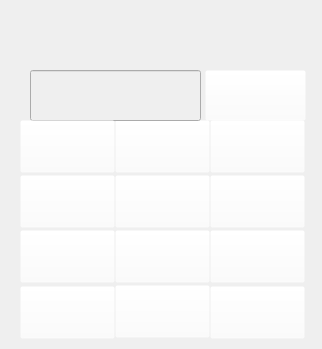
<?xml version="1.0" encoding="UTF-8"?>
<ui version="4.0">
 <class>AuthenticationForm</class>
 <widget class="QWidget" name="AuthenticationForm">
  <property name="geometry">
   <rect>
    <x>0</x>
    <y>0</y>
    <width>322</width>
    <height>349</height>
   </rect>
  </property>
  <property name="windowTitle">
   <string>Enter PIN</string>
  </property>
  <property name="autoFillBackground">
   <bool>false</bool>
  </property>
  <property name="styleSheet">
   <string notr="true">border-width : 0px
</string>
  </property>
  <property name="windowFilePath">
   <string>./pin-b-01.png</string>
  </property>
  <widget class="QPushButton" name="OKButton">
   <property name="geometry">
    <rect>
     <x>20</x>
     <y>286</y>
     <width>95</width>
     <height>53</height>
    </rect>
   </property>
   <property name="focusPolicy">
    <enum>Qt::NoFocus</enum>
   </property>
   <property name="styleSheet">
    <string notr="true">background-color: rgba(255, 255, 255, 0);
image: url(:/images/pin/ok-01.png);
selection-background-color: rgba(255, 255, 255, 0);
selection-color: rgba(255, 255, 255, 0);</string>
   </property>
   <property name="text">
    <string/>
   </property>
  </widget>
  <widget class="QPushButton" name="CancelButton">
   <property name="geometry">
    <rect>
     <x>210</x>
     <y>286</y>
     <width>95</width>
     <height>53</height>
    </rect>
   </property>
   <property name="focusPolicy">
    <enum>Qt::NoFocus</enum>
   </property>
   <property name="styleSheet">
    <string notr="true">background-color: rgba(255, 255, 255, 0);
image: url(:/images/pin/can-01.png);
selection-background-color: rgba(255, 255, 255, 0);
selection-color: rgba(255, 255, 255, 0);</string>
   </property>
   <property name="text">
    <string/>
   </property>
  </widget>
  <widget class="QPushButton" name="backspaceButton">
   <property name="geometry">
    <rect>
     <x>205</x>
     <y>70</y>
     <width>101</width>
     <height>51</height>
    </rect>
   </property>
   <property name="palette">
    <palette>
     <active>
      <colorrole role="WindowText">
       <brush brushstyle="SolidPattern">
        <color alpha="0">
         <red>76</red>
         <green>76</green>
         <blue>76</blue>
        </color>
       </brush>
      </colorrole>
      <colorrole role="Button">
       <brush brushstyle="SolidPattern">
        <color alpha="0">
         <red>255</red>
         <green>255</green>
         <blue>255</blue>
        </color>
       </brush>
      </colorrole>
      <colorrole role="Light">
       <brush brushstyle="SolidPattern">
        <color alpha="0">
         <red>170</red>
         <green>255</green>
         <blue>127</blue>
        </color>
       </brush>
      </colorrole>
      <colorrole role="Midlight">
       <brush brushstyle="SolidPattern">
        <color alpha="0">
         <red>203</red>
         <green>199</green>
         <blue>196</blue>
        </color>
       </brush>
      </colorrole>
      <colorrole role="Dark">
       <brush brushstyle="SolidPattern">
        <color alpha="0">
         <red>255</red>
         <green>255</green>
         <blue>0</blue>
        </color>
       </brush>
      </colorrole>
      <colorrole role="Mid">
       <brush brushstyle="SolidPattern">
        <color alpha="0">
         <red>184</red>
         <green>181</green>
         <blue>178</blue>
        </color>
       </brush>
      </colorrole>
      <colorrole role="Text">
       <brush brushstyle="SolidPattern">
        <color alpha="0">
         <red>60</red>
         <green>60</green>
         <blue>60</blue>
        </color>
       </brush>
      </colorrole>
      <colorrole role="BrightText">
       <brush brushstyle="SolidPattern">
        <color alpha="0">
         <red>255</red>
         <green>255</green>
         <blue>255</blue>
        </color>
       </brush>
      </colorrole>
      <colorrole role="ButtonText">
       <brush brushstyle="SolidPattern">
        <color alpha="0">
         <red>76</red>
         <green>76</green>
         <blue>76</blue>
        </color>
       </brush>
      </colorrole>
      <colorrole role="Base">
       <brush brushstyle="SolidPattern">
        <color alpha="0">
         <red>255</red>
         <green>255</green>
         <blue>255</blue>
        </color>
       </brush>
      </colorrole>
      <colorrole role="Window">
       <brush brushstyle="SolidPattern">
        <color alpha="0">
         <red>255</red>
         <green>255</green>
         <blue>255</blue>
        </color>
       </brush>
      </colorrole>
      <colorrole role="Shadow">
       <brush brushstyle="SolidPattern">
        <color alpha="0">
         <red>186</red>
         <green>186</green>
         <blue>185</blue>
        </color>
       </brush>
      </colorrole>
      <colorrole role="Highlight">
       <brush brushstyle="SolidPattern">
        <color alpha="0">
         <red>240</red>
         <green>119</green>
         <blue>70</blue>
        </color>
       </brush>
      </colorrole>
      <colorrole role="HighlightedText">
       <brush brushstyle="SolidPattern">
        <color alpha="0">
         <red>255</red>
         <green>255</green>
         <blue>255</blue>
        </color>
       </brush>
      </colorrole>
      <colorrole role="Link">
       <brush brushstyle="SolidPattern">
        <color alpha="0">
         <red>0</red>
         <green>0</green>
         <blue>255</blue>
        </color>
       </brush>
      </colorrole>
      <colorrole role="LinkVisited">
       <brush brushstyle="SolidPattern">
        <color alpha="0">
         <red>255</red>
         <green>0</green>
         <blue>255</blue>
        </color>
       </brush>
      </colorrole>
      <colorrole role="AlternateBase">
       <brush brushstyle="SolidPattern">
        <color alpha="0">
         <red>239</red>
         <green>239</green>
         <blue>239</blue>
        </color>
       </brush>
      </colorrole>
      <colorrole role="NoRole">
       <brush brushstyle="SolidPattern">
        <color alpha="0">
         <red>255</red>
         <green>170</green>
         <blue>127</blue>
        </color>
       </brush>
      </colorrole>
      <colorrole role="ToolTipBase">
       <brush brushstyle="SolidPattern">
        <color alpha="0">
         <red>255</red>
         <green>255</green>
         <blue>255</blue>
        </color>
       </brush>
      </colorrole>
      <colorrole role="ToolTipText">
       <brush brushstyle="SolidPattern">
        <color alpha="0">
         <red>255</red>
         <green>255</green>
         <blue>255</blue>
        </color>
       </brush>
      </colorrole>
     </active>
     <inactive>
      <colorrole role="WindowText">
       <brush brushstyle="SolidPattern">
        <color alpha="0">
         <red>33</red>
         <green>8</green>
         <blue>76</blue>
        </color>
       </brush>
      </colorrole>
      <colorrole role="Button">
       <brush brushstyle="SolidPattern">
        <color alpha="0">
         <red>255</red>
         <green>255</green>
         <blue>255</blue>
        </color>
       </brush>
      </colorrole>
      <colorrole role="Light">
       <brush brushstyle="SolidPattern">
        <color alpha="0">
         <red>255</red>
         <green>255</green>
         <blue>255</blue>
        </color>
       </brush>
      </colorrole>
      <colorrole role="Midlight">
       <brush brushstyle="SolidPattern">
        <color alpha="0">
         <red>203</red>
         <green>199</green>
         <blue>196</blue>
        </color>
       </brush>
      </colorrole>
      <colorrole role="Dark">
       <brush brushstyle="SolidPattern">
        <color alpha="0">
         <red>202</red>
         <green>201</green>
         <blue>200</blue>
        </color>
       </brush>
      </colorrole>
      <colorrole role="Mid">
       <brush brushstyle="SolidPattern">
        <color alpha="0">
         <red>184</red>
         <green>181</green>
         <blue>178</blue>
        </color>
       </brush>
      </colorrole>
      <colorrole role="Text">
       <brush brushstyle="SolidPattern">
        <color alpha="0">
         <red>60</red>
         <green>60</green>
         <blue>60</blue>
        </color>
       </brush>
      </colorrole>
      <colorrole role="BrightText">
       <brush brushstyle="SolidPattern">
        <color alpha="0">
         <red>255</red>
         <green>255</green>
         <blue>255</blue>
        </color>
       </brush>
      </colorrole>
      <colorrole role="ButtonText">
       <brush brushstyle="SolidPattern">
        <color alpha="0">
         <red>76</red>
         <green>76</green>
         <blue>76</blue>
        </color>
       </brush>
      </colorrole>
      <colorrole role="Base">
       <brush brushstyle="SolidPattern">
        <color alpha="0">
         <red>255</red>
         <green>255</green>
         <blue>255</blue>
        </color>
       </brush>
      </colorrole>
      <colorrole role="Window">
       <brush brushstyle="SolidPattern">
        <color alpha="0">
         <red>255</red>
         <green>255</green>
         <blue>255</blue>
        </color>
       </brush>
      </colorrole>
      <colorrole role="Shadow">
       <brush brushstyle="SolidPattern">
        <color alpha="0">
         <red>186</red>
         <green>186</green>
         <blue>185</blue>
        </color>
       </brush>
      </colorrole>
      <colorrole role="Highlight">
       <brush brushstyle="SolidPattern">
        <color alpha="0">
         <red>229</red>
         <green>227</green>
         <blue>225</blue>
        </color>
       </brush>
      </colorrole>
      <colorrole role="HighlightedText">
       <brush brushstyle="SolidPattern">
        <color alpha="0">
         <red>42</red>
         <green>42</green>
         <blue>42</blue>
        </color>
       </brush>
      </colorrole>
      <colorrole role="Link">
       <brush brushstyle="SolidPattern">
        <color alpha="0">
         <red>0</red>
         <green>0</green>
         <blue>255</blue>
        </color>
       </brush>
      </colorrole>
      <colorrole role="LinkVisited">
       <brush brushstyle="SolidPattern">
        <color alpha="0">
         <red>255</red>
         <green>0</green>
         <blue>255</blue>
        </color>
       </brush>
      </colorrole>
      <colorrole role="AlternateBase">
       <brush brushstyle="SolidPattern">
        <color alpha="0">
         <red>239</red>
         <green>239</green>
         <blue>239</blue>
        </color>
       </brush>
      </colorrole>
      <colorrole role="NoRole">
       <brush brushstyle="SolidPattern">
        <color alpha="0">
         <red>0</red>
         <green>0</green>
         <blue>0</blue>
        </color>
       </brush>
      </colorrole>
      <colorrole role="ToolTipBase">
       <brush brushstyle="SolidPattern">
        <color alpha="0">
         <red>255</red>
         <green>255</green>
         <blue>220</blue>
        </color>
       </brush>
      </colorrole>
      <colorrole role="ToolTipText">
       <brush brushstyle="SolidPattern">
        <color alpha="0">
         <red>255</red>
         <green>255</green>
         <blue>255</blue>
        </color>
       </brush>
      </colorrole>
     </inactive>
     <disabled>
      <colorrole role="WindowText">
       <brush brushstyle="SolidPattern">
        <color alpha="0">
         <red>159</red>
         <green>158</green>
         <blue>158</blue>
        </color>
       </brush>
      </colorrole>
      <colorrole role="Button">
       <brush brushstyle="SolidPattern">
        <color alpha="0">
         <red>255</red>
         <green>255</green>
         <blue>255</blue>
        </color>
       </brush>
      </colorrole>
      <colorrole role="Light">
       <brush brushstyle="SolidPattern">
        <color alpha="0">
         <red>69</red>
         <green>255</green>
         <blue>106</blue>
        </color>
       </brush>
      </colorrole>
      <colorrole role="Midlight">
       <brush brushstyle="SolidPattern">
        <color alpha="0">
         <red>203</red>
         <green>199</green>
         <blue>196</blue>
        </color>
       </brush>
      </colorrole>
      <colorrole role="Dark">
       <brush brushstyle="SolidPattern">
        <color alpha="0">
         <red>202</red>
         <green>201</green>
         <blue>200</blue>
        </color>
       </brush>
      </colorrole>
      <colorrole role="Mid">
       <brush brushstyle="SolidPattern">
        <color alpha="0">
         <red>184</red>
         <green>181</green>
         <blue>178</blue>
        </color>
       </brush>
      </colorrole>
      <colorrole role="Text">
       <brush brushstyle="SolidPattern">
        <color alpha="0">
         <red>159</red>
         <green>158</green>
         <blue>158</blue>
        </color>
       </brush>
      </colorrole>
      <colorrole role="BrightText">
       <brush brushstyle="SolidPattern">
        <color alpha="0">
         <red>255</red>
         <green>255</green>
         <blue>255</blue>
        </color>
       </brush>
      </colorrole>
      <colorrole role="ButtonText">
       <brush brushstyle="SolidPattern">
        <color alpha="0">
         <red>159</red>
         <green>158</green>
         <blue>158</blue>
        </color>
       </brush>
      </colorrole>
      <colorrole role="Base">
       <brush brushstyle="SolidPattern">
        <color alpha="0">
         <red>255</red>
         <green>255</green>
         <blue>255</blue>
        </color>
       </brush>
      </colorrole>
      <colorrole role="Window">
       <brush brushstyle="SolidPattern">
        <color alpha="0">
         <red>255</red>
         <green>255</green>
         <blue>255</blue>
        </color>
       </brush>
      </colorrole>
      <colorrole role="Shadow">
       <brush brushstyle="SolidPattern">
        <color alpha="0">
         <red>186</red>
         <green>186</green>
         <blue>185</blue>
        </color>
       </brush>
      </colorrole>
      <colorrole role="Highlight">
       <brush brushstyle="SolidPattern">
        <color alpha="0">
         <red>240</red>
         <green>240</green>
         <blue>240</blue>
        </color>
       </brush>
      </colorrole>
      <colorrole role="HighlightedText">
       <brush brushstyle="SolidPattern">
        <color alpha="0">
         <red>255</red>
         <green>255</green>
         <blue>255</blue>
        </color>
       </brush>
      </colorrole>
      <colorrole role="Link">
       <brush brushstyle="SolidPattern">
        <color alpha="0">
         <red>0</red>
         <green>0</green>
         <blue>255</blue>
        </color>
       </brush>
      </colorrole>
      <colorrole role="LinkVisited">
       <brush brushstyle="SolidPattern">
        <color alpha="0">
         <red>255</red>
         <green>0</green>
         <blue>255</blue>
        </color>
       </brush>
      </colorrole>
      <colorrole role="AlternateBase">
       <brush brushstyle="SolidPattern">
        <color alpha="0">
         <red>239</red>
         <green>239</green>
         <blue>239</blue>
        </color>
       </brush>
      </colorrole>
      <colorrole role="NoRole">
       <brush brushstyle="SolidPattern">
        <color alpha="0">
         <red>0</red>
         <green>0</green>
         <blue>0</blue>
        </color>
       </brush>
      </colorrole>
      <colorrole role="ToolTipBase">
       <brush brushstyle="SolidPattern">
        <color alpha="0">
         <red>255</red>
         <green>255</green>
         <blue>220</blue>
        </color>
       </brush>
      </colorrole>
      <colorrole role="ToolTipText">
       <brush brushstyle="SolidPattern">
        <color alpha="0">
         <red>255</red>
         <green>255</green>
         <blue>255</blue>
        </color>
       </brush>
      </colorrole>
     </disabled>
    </palette>
   </property>
   <property name="focusPolicy">
    <enum>Qt::NoFocus</enum>
   </property>
   <property name="styleSheet">
    <string notr="true">background-color: rgba(255, 255, 255, 0);
image: url(:/images/pin/str-01.png);
</string>
   </property>
   <property name="text">
    <string/>
   </property>
  </widget>
  <widget class="QPushButton" name="twoButton">
   <property name="geometry">
    <rect>
     <x>115</x>
     <y>120</y>
     <width>95</width>
     <height>53</height>
    </rect>
   </property>
   <property name="focusPolicy">
    <enum>Qt::NoFocus</enum>
   </property>
   <property name="styleSheet">
    <string notr="true">image: url(:/images/pin/2-01.png);
background-color: rgba(255, 255, 255, 0);
</string>
   </property>
   <property name="text">
    <string/>
   </property>
  </widget>
  <widget class="QPushButton" name="threeButton">
   <property name="geometry">
    <rect>
     <x>210</x>
     <y>120</y>
     <width>95</width>
     <height>53</height>
    </rect>
   </property>
   <property name="focusPolicy">
    <enum>Qt::NoFocus</enum>
   </property>
   <property name="styleSheet">
    <string notr="true">background-color: rgba(255, 255, 255, 0);
image: url(:/images/pin/3-01.png);
selection-background-color: rgba(255, 255, 255, 0);
selection-color: rgba(255, 255, 255, 0);</string>
   </property>
   <property name="text">
    <string/>
   </property>
  </widget>
  <widget class="QPushButton" name="fourButton">
   <property name="geometry">
    <rect>
     <x>20</x>
     <y>175</y>
     <width>95</width>
     <height>53</height>
    </rect>
   </property>
   <property name="focusPolicy">
    <enum>Qt::NoFocus</enum>
   </property>
   <property name="styleSheet">
    <string notr="true">background-color: rgba(255, 255, 255, 0);
image: url(:/images/pin/4-01.png);
selection-background-color: rgba(255, 255, 255, 0);
selection-color: rgba(255, 255, 255, 0);</string>
   </property>
   <property name="text">
    <string/>
   </property>
  </widget>
  <widget class="QPushButton" name="fiveButton">
   <property name="geometry">
    <rect>
     <x>115</x>
     <y>175</y>
     <width>95</width>
     <height>53</height>
    </rect>
   </property>
   <property name="focusPolicy">
    <enum>Qt::NoFocus</enum>
   </property>
   <property name="styleSheet">
    <string notr="true">background-color: rgba(255, 255, 255, 0);
image: url(:/images/pin/5-01.png);
</string>
   </property>
   <property name="text">
    <string/>
   </property>
  </widget>
  <widget class="QPushButton" name="sixButton">
   <property name="geometry">
    <rect>
     <x>210</x>
     <y>175</y>
     <width>95</width>
     <height>53</height>
    </rect>
   </property>
   <property name="focusPolicy">
    <enum>Qt::NoFocus</enum>
   </property>
   <property name="styleSheet">
    <string notr="true">background-color: rgba(255, 255, 255, 0);
image: url(:/images/pin/6-01.png);
selection-background-color: rgba(255, 255, 255, 0);
selection-color: rgba(255, 255, 255, 0);</string>
   </property>
   <property name="text">
    <string/>
   </property>
  </widget>
  <widget class="QPushButton" name="sevenButton">
   <property name="geometry">
    <rect>
     <x>20</x>
     <y>230</y>
     <width>95</width>
     <height>53</height>
    </rect>
   </property>
   <property name="focusPolicy">
    <enum>Qt::NoFocus</enum>
   </property>
   <property name="styleSheet">
    <string notr="true">background-color: rgba(255, 255, 255, 0);
image: url(:/images/pin/7-01.png);
selection-background-color: rgba(255, 255, 255, 0);
selection-color: rgba(255, 255, 255, 0);</string>
   </property>
   <property name="text">
    <string/>
   </property>
  </widget>
  <widget class="QPushButton" name="eightButton">
   <property name="geometry">
    <rect>
     <x>115</x>
     <y>230</y>
     <width>95</width>
     <height>53</height>
    </rect>
   </property>
   <property name="focusPolicy">
    <enum>Qt::NoFocus</enum>
   </property>
   <property name="styleSheet">
    <string notr="true">background-color: rgba(255, 255, 255, 0);
image: url(:/images/pin/8-01.png);
selection-background-color: rgba(255, 255, 255, 0);
selection-color: rgba(255, 255, 255, 0);</string>
   </property>
   <property name="text">
    <string/>
   </property>
  </widget>
  <widget class="QPushButton" name="nineButton">
   <property name="geometry">
    <rect>
     <x>210</x>
     <y>230</y>
     <width>95</width>
     <height>53</height>
    </rect>
   </property>
   <property name="focusPolicy">
    <enum>Qt::NoFocus</enum>
   </property>
   <property name="styleSheet">
    <string notr="true">background-color: rgba(255, 255, 255, 0);
image: url(:/images/pin/9-01.png);
selection-background-color: rgba(255, 255, 255, 0);
selection-color: rgba(255, 255, 255, 0);</string>
   </property>
   <property name="text">
    <string/>
   </property>
  </widget>
  <widget class="QPushButton" name="zeroButton">
   <property name="geometry">
    <rect>
     <x>115</x>
     <y>285</y>
     <width>95</width>
     <height>53</height>
    </rect>
   </property>
   <property name="focusPolicy">
    <enum>Qt::NoFocus</enum>
   </property>
   <property name="styleSheet">
    <string notr="true">background-color: rgba(255, 255, 255, 0);
image: url(:/images/pin/0-01.png);
selection-background-color: rgba(255, 255, 255, 0);
selection-color: rgba(255, 255, 255, 0);</string>
   </property>
   <property name="text">
    <string/>
   </property>
  </widget>
  <widget class="QLineEdit" name="pinEditLine">
   <property name="enabled">
    <bool>false</bool>
   </property>
   <property name="geometry">
    <rect>
     <x>30</x>
     <y>70</y>
     <width>171</width>
     <height>51</height>
    </rect>
   </property>
   <property name="palette">
    <palette>
     <active>
      <colorrole role="Text">
       <brush brushstyle="SolidPattern">
        <color alpha="255">
         <red>255</red>
         <green>255</green>
         <blue>255</blue>
        </color>
       </brush>
      </colorrole>
     </active>
     <inactive>
      <colorrole role="Text">
       <brush brushstyle="SolidPattern">
        <color alpha="255">
         <red>255</red>
         <green>255</green>
         <blue>255</blue>
        </color>
       </brush>
      </colorrole>
     </inactive>
     <disabled>
      <colorrole role="Text">
       <brush brushstyle="SolidPattern">
        <color alpha="255">
         <red>255</red>
         <green>255</green>
         <blue>255</blue>
        </color>
       </brush>
      </colorrole>
     </disabled>
    </palette>
   </property>
   <property name="font">
    <font>
     <pointsize>20</pointsize>
     <weight>50</weight>
     <italic>false</italic>
     <bold>false</bold>
    </font>
   </property>
   <property name="cursor">
    <cursorShape>BlankCursor</cursorShape>
   </property>
   <property name="styleSheet">
    <string notr="true">image: url(:/images/pin/pol-01.png);
border-image: url(:/images/pin/pol-01.png);
</string>
   </property>
   <property name="inputMask">
    <string>9999; </string>
   </property>
   <property name="text">
    <string/>
   </property>
   <property name="cursorPosition">
    <number>4</number>
   </property>
   <property name="alignment">
    <set>Qt::AlignCenter</set>
   </property>
  </widget>
  <widget class="QPushButton" name="oneButton">
   <property name="geometry">
    <rect>
     <x>20</x>
     <y>120</y>
     <width>95</width>
     <height>53</height>
    </rect>
   </property>
   <property name="focusPolicy">
    <enum>Qt::NoFocus</enum>
   </property>
   <property name="styleSheet">
    <string notr="true">image: url(:/images/pin/1-01.png);
background-color: rgba(255, 255, 255, 0);
</string>
   </property>
   <property name="text">
    <string/>
   </property>
  </widget>
 </widget>
 <tabstops>
  <tabstop>OKButton</tabstop>
 </tabstops>
 <resources/>
 <connections/>
</ui>
